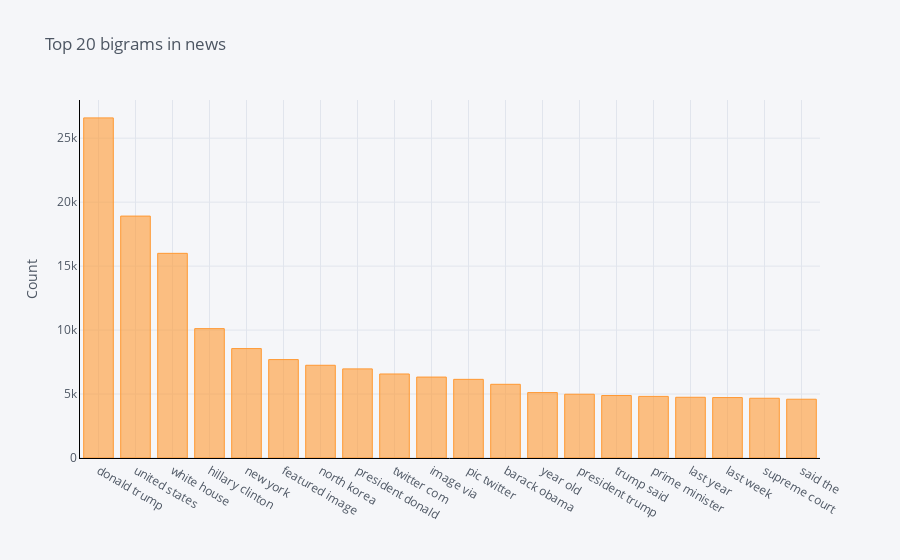

This figure's notebook cell:
### Code cell
def get_top_n_bigram(corpus, n=None):
    vec = CountVectorizer(ngram_range=(2, 2)).fit(corpus)
    bag_of_words = vec.transform(corpus)
    sum_words = bag_of_words.sum(axis=0) 
    words_freq = [(word, sum_words[0, idx]) for word, idx in vec.vocabulary_.items()]
    words_freq =sorted(words_freq, key = lambda x: x[1], reverse=True)
    return words_freq[:n]

#Calling function and return only top 20 words
common_words = get_top_n_bigram(clean_news['news'], 20)

#Printing the word and frequency
for word, freq in common_words:
    print(word, freq)
    
#Creating the dataframe of word and frequency
df3 = pd.DataFrame(common_words, columns = ['news' , 'count'])

#Group by words and plot the sum
df3.groupby('news').sum()['count'].sort_values(ascending=False).iplot(
    kind='bar', yTitle='Count', linecolor='black', title='Top 20 bigrams in news')

### Figure 1 — Plotly figure (JSON) as saved in the notebook; plotly's stock layout.template omitted (floating-point values rounded to 4 significant figures)
{"data": [{"name": "count", "text": "", "y": [26584, 18910, 15998, 10112, 8552, 7693, 7248, 6966, 6567, 6326, 6148, 5760, 5113, 4985, 4884, 4815, 4746, 4725, 4670, 4594], "marker": {"color": "rgba(255, 153, 51, 0.6)", "line": {"color": "rgba(255, 153, 51, 1.0)", "width": 1}}, "x": ["donald trump", "united states", "white house", "hillary clinton", "new york", "featured image", "north korea", "president donald", "twitter com", "image via", "pic twitter", "barack obama", "year old", "president trump", "trump said", "prime minister", "last year", "last week", "supreme court", "said the"], "type": "bar", "orientation": "v"}], "layout": {"title": {"text": "Top 20 bigrams in news", "font": {"color": "#4D5663"}}, "paper_bgcolor": "#F5F6F9", "plot_bgcolor": "#F5F6F9", "yaxis": {"tickfont": {"color": "#4D5663"}, "title": {"text": "Count", "font": {"color": "#4D5663"}}, "showgrid": true, "zerolinecolor": "#E1E5ED", "gridcolor": "#E1E5ED", "linecolor": "black"}, "xaxis": {"tickfont": {"color": "#4D5663"}, "title": {"text": "", "font": {"color": "#4D5663"}}, "showgrid": true, "zerolinecolor": "#E1E5ED", "gridcolor": "#E1E5ED", "linecolor": "black"}, "legend": {"bgcolor": "#F5F6F9", "font": {"color": "#4D5663"}}}}
